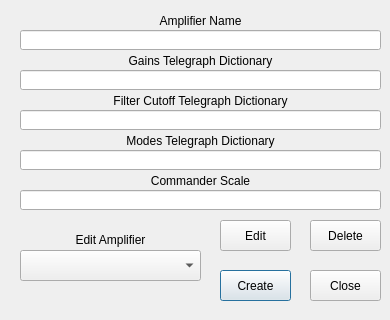
<?xml version="1.0" encoding="UTF-8"?>
<ui version="4.0">
 <class>Dialog</class>
 <widget class="QDialog" name="Dialog">
  <property name="geometry">
   <rect>
    <x>0</x>
    <y>0</y>
    <width>390</width>
    <height>320</height>
   </rect>
  </property>
  <property name="maximumSize">
   <size>
    <width>390</width>
    <height>320</height>
   </size>
  </property>
  <property name="windowTitle">
   <string>Amplifier Telegraph</string>
  </property>
  <widget class="QLineEdit" name="amplifier_name">
   <property name="geometry">
    <rect>
     <x>20</x>
     <y>30</y>
     <width>361</width>
     <height>20</height>
    </rect>
   </property>
   <property name="toolTip">
    <string>Amplifier Name</string>
   </property>
  </widget>
  <widget class="QLineEdit" name="gains_dict">
   <property name="geometry">
    <rect>
     <x>20</x>
     <y>70</y>
     <width>361</width>
     <height>20</height>
    </rect>
   </property>
   <property name="toolTip">
    <string>Enter dictionary in format 
voltage:gain,voltage2:gain2
 eg. 0.5:1.0:1.0:2.0:1.5:5.0</string>
   </property>
  </widget>
  <widget class="QLineEdit" name="fc_dict">
   <property name="geometry">
    <rect>
     <x>20</x>
     <y>110</y>
     <width>361</width>
     <height>20</height>
    </rect>
   </property>
   <property name="toolTip">
    <string>Enter dictionary in format 
voltage:fc,voltage2:fc2
 eg. 0.5:1000:1.0:2000:1.5:5000</string>
   </property>
  </widget>
  <widget class="QLineEdit" name="modes_dict">
   <property name="geometry">
    <rect>
     <x>20</x>
     <y>150</y>
     <width>361</width>
     <height>20</height>
    </rect>
   </property>
   <property name="toolTip">
    <string>Enter dictionary in format 
voltage:mode,voltage2:mode2
 eg. 0.5:'V':1.0:'A':1.5:'A'</string>
   </property>
  </widget>
  <widget class="QLabel" name="label">
   <property name="geometry">
    <rect>
     <x>20</x>
     <y>10</y>
     <width>361</width>
     <height>21</height>
    </rect>
   </property>
   <property name="toolTip">
    <string>Amplifier Name</string>
   </property>
   <property name="text">
    <string>Amplifier Name</string>
   </property>
   <property name="alignment">
    <set>Qt::AlignCenter</set>
   </property>
  </widget>
  <widget class="QLabel" name="label_5">
   <property name="geometry">
    <rect>
     <x>20</x>
     <y>50</y>
     <width>361</width>
     <height>21</height>
    </rect>
   </property>
   <property name="toolTip">
    <string>Enter dictionary in format 
voltage:gain,voltage2:gain2
 eg. 0.5:1.0:1.0:2.0:1.5:5.0</string>
   </property>
   <property name="text">
    <string>Gains Telegraph Dictionary</string>
   </property>
   <property name="alignment">
    <set>Qt::AlignCenter</set>
   </property>
  </widget>
  <widget class="QLabel" name="label_2">
   <property name="geometry">
    <rect>
     <x>20</x>
     <y>90</y>
     <width>361</width>
     <height>21</height>
    </rect>
   </property>
   <property name="toolTip">
    <string>Enter dictionary in format 
voltage:fc,voltage2:fc2
 eg. 0.5:1000:1.0:2000:1.5:5000</string>
   </property>
   <property name="text">
    <string>Filter Cutoff Telegraph Dictionary</string>
   </property>
   <property name="alignment">
    <set>Qt::AlignCenter</set>
   </property>
  </widget>
  <widget class="QLabel" name="label_3">
   <property name="geometry">
    <rect>
     <x>20</x>
     <y>130</y>
     <width>361</width>
     <height>21</height>
    </rect>
   </property>
   <property name="toolTip">
    <string>Enter dictionary in format 
voltage:mode,voltage2:mode2
 eg. 0.5:'V':1.0:'A':1.5:'A'</string>
   </property>
   <property name="text">
    <string>Modes Telegraph Dictionary</string>
   </property>
   <property name="alignment">
    <set>Qt::AlignCenter</set>
   </property>
  </widget>
  <widget class="QPushButton" name="save_dict">
   <property name="geometry">
    <rect>
     <x>220</x>
     <y>270</y>
     <width>71</width>
     <height>31</height>
    </rect>
   </property>
   <property name="toolTip">
    <string>Create a new amplifier dictionary with above settings</string>
   </property>
   <property name="text">
    <string>Create</string>
   </property>
  </widget>
  <widget class="QPushButton" name="close_window">
   <property name="geometry">
    <rect>
     <x>310</x>
     <y>270</y>
     <width>71</width>
     <height>31</height>
    </rect>
   </property>
   <property name="toolTip">
    <string>Close the amplifier telegraph editor</string>
   </property>
   <property name="text">
    <string>Close</string>
   </property>
  </widget>
  <widget class="QPushButton" name="edit_dict">
   <property name="geometry">
    <rect>
     <x>220</x>
     <y>220</y>
     <width>71</width>
     <height>31</height>
    </rect>
   </property>
   <property name="toolTip">
    <string>Save the edits to the amplifier dictionaries</string>
   </property>
   <property name="text">
    <string>Edit</string>
   </property>
  </widget>
  <widget class="QComboBox" name="edit_amplifier">
   <property name="geometry">
    <rect>
     <x>20</x>
     <y>250</y>
     <width>181</width>
     <height>31</height>
    </rect>
   </property>
   <property name="toolTip">
    <string>Choose an amplifier to edit</string>
   </property>
  </widget>
  <widget class="QLabel" name="label_4">
   <property name="geometry">
    <rect>
     <x>20</x>
     <y>230</y>
     <width>181</width>
     <height>20</height>
    </rect>
   </property>
   <property name="toolTip">
    <string>Choose an amplifier to edit</string>
   </property>
   <property name="text">
    <string>Edit Amplifier</string>
   </property>
   <property name="alignment">
    <set>Qt::AlignCenter</set>
   </property>
  </widget>
  <widget class="QPushButton" name="delete_amp">
   <property name="geometry">
    <rect>
     <x>310</x>
     <y>220</y>
     <width>71</width>
     <height>31</height>
    </rect>
   </property>
   <property name="toolTip">
    <string>Delete currently selected amplifier</string>
   </property>
   <property name="text">
    <string>Delete</string>
   </property>
  </widget>
  <widget class="QLineEdit" name="commander_scale">
   <property name="geometry">
    <rect>
     <x>20</x>
     <y>190</y>
     <width>361</width>
     <height>20</height>
    </rect>
   </property>
   <property name="toolTip">
    <string>Enter dictionary in format 
voltage:mode,voltage2:mode2
 eg. 0.5:'V':1.0:'A':1.5:'A'</string>
   </property>
  </widget>
  <widget class="QLabel" name="label_6">
   <property name="geometry">
    <rect>
     <x>20</x>
     <y>170</y>
     <width>361</width>
     <height>21</height>
    </rect>
   </property>
   <property name="toolTip">
    <string>Enter Commander Input Scale (mv/V)</string>
   </property>
   <property name="text">
    <string>Commander Scale</string>
   </property>
   <property name="alignment">
    <set>Qt::AlignCenter</set>
   </property>
  </widget>
 </widget>
 <resources/>
 <connections/>
</ui>
